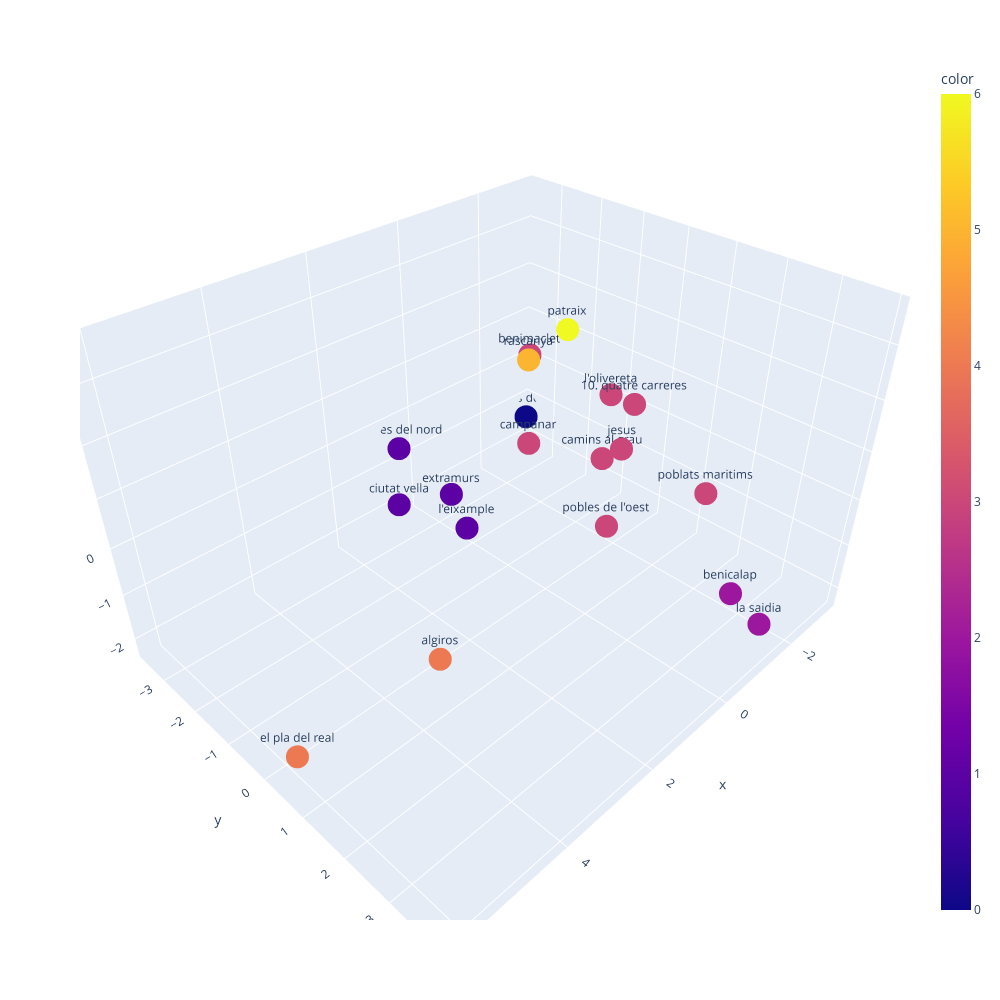

The cell this chart's notebook holds for it:
### Code cell
# Vemos que el número óptimo de clusters es 5

kmeans = KMeans(n_clusters=7)
kmeans.fit(df_scaled)
df['Cluster'] = kmeans.labels_

df

# Representamos los datos en 3D (debe poder girarse, usaremos plotly). Cada punto debe mostrar su nombre (distrito) y su cluster

fig = px.scatter_3d(x=df_pca[:, 0], y=df_pca[:, 1], z=df_pca[:, 2], text=df['Distrito'], color=df['Cluster'], width=1000, height=1000)

fig.show()

### Figure 1 — Plotly figure (JSON) as saved in the notebook; plotly's stock layout.template omitted (floating-point values rounded to 4 significant figures)
{"data": [{"hovertemplate": "x=%{x}<br>y=%{y}<br>z=%{z}<br>text=%{text}<br>color=%{marker.color}<extra></extra>", "legendgroup": "", "marker": {"color": [1, 1, 1, 3, 2, 4, 3, 6, 3, 3, 3, 3, 4, 3, 5, 2, 1, 3, 0], "coloraxis": "coloraxis", "symbol": "circle"}, "mode": "markers+text", "name": "", "scene": "scene", "showlegend": false, "text": [" ciutat vella", " l'eixample", " extramurs", " campanar", " la saidia", " el pla del real", " l'olivereta", " patraix", " jesus", "10. quatre carreres", " poblats maritims", " camins al grau", " algiros", " benimaclet", " rascanya", " benicalap", " pobles del nord", " pobles de l'oest", " pobles del sud"], "type": "scatter3d", "x": [2.692, 1.317, 0.6558, -0.6389, -1.079, 6.122, -1.869, 0.775, -1.351, -1.035, -1.698, -1.382, 3.276, -1.288, 1.595, -2.185, 0.6064, -1.337, -3.176], "y": [-0.9077, -0.7561, -1.882, -1.119, 3.908, 0.5895, -0.2242, 0.9367, 0.5051, 0.9382, 2.15, 0.05494, 0.6369, -1.739, 0.9247, 2.682, -3.432, 0.3104, -3.577], "z": [0.4746, -0.67, -0.8328, 0.07006, -1.502, -1.646, 0.9786, 3.639, 0.3615, 1.606, 0.02915, -0.0691, -1.574, 1.452, 3.441, -2.248, -0.5367, -1.482, -1.491]}], "layout": {"coloraxis": {"colorbar": {"title": {"text": "color"}}, "colorscale": [[0, "#0d0887"], [0.1111, "#46039f"], [0.2222, "#7201a8"], [0.3333, "#9c179e"], [0.4444, "#bd3786"], [0.5556, "#d8576b"], [0.6667, "#ed7953"], [0.7778, "#fb9f3a"], [0.8889, "#fdca26"], [1, "#f0f921"]]}, "height": 1000, "legend": {"tracegroupgap": 0}, "margin": {"t": 60}, "scene": {"domain": {"x": [0, 1], "y": [0, 1]}, "xaxis": {"title": {"text": "x"}}, "yaxis": {"title": {"text": "y"}}, "zaxis": {"title": {"text": "z"}}}, "width": 1000}}
